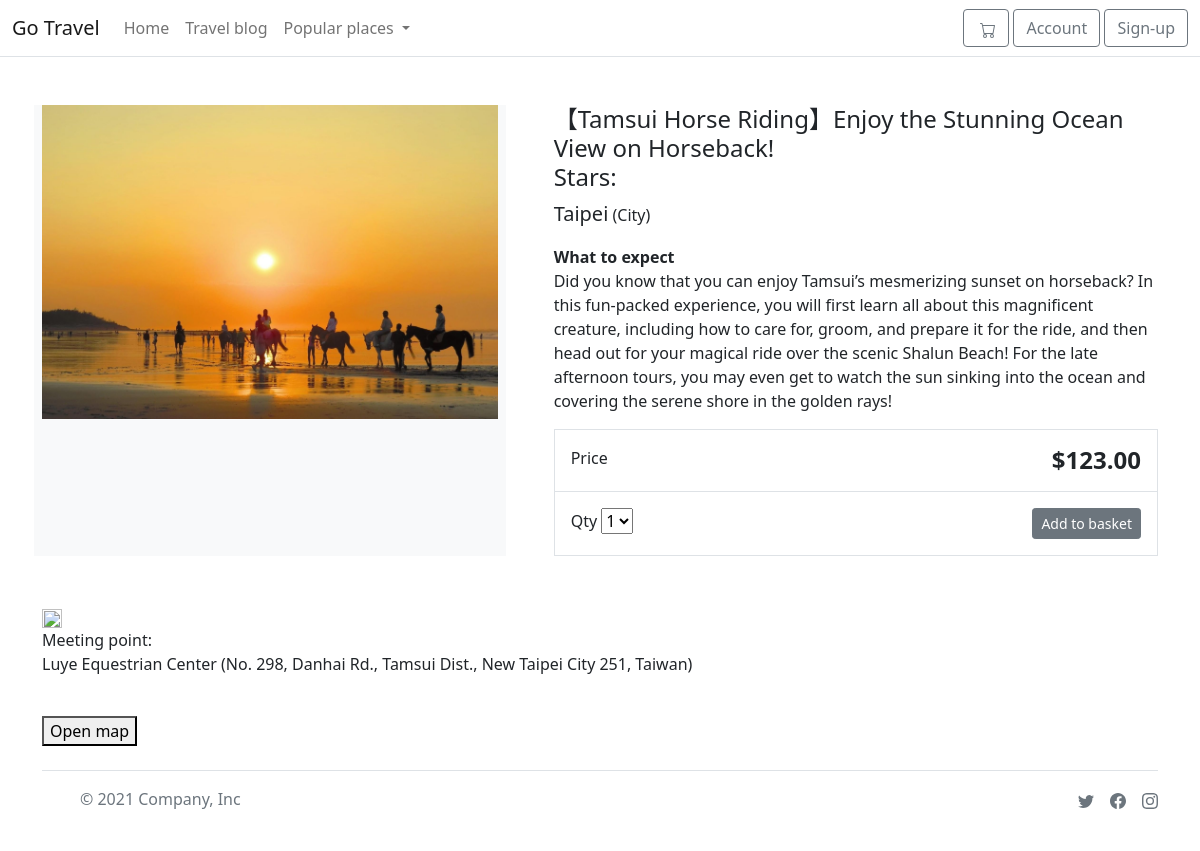
Page /item/tamsui-horse-ridingenjoy-the-stunning-ocean-view-on-horseback/ on the committed database.
### store/models.py (models this page shows, shortened)
class Product(models.Model):
    category = models.ForeignKey(Category, related_name='product', on_delete=models.CASCADE)
    created_by = models.ForeignKey(settings.AUTH_USER_MODEL, on_delete=models.CASCADE,related_name='product_creator')
    trip_name = models.CharField(max_length=255)
    trip_city = models.CharField(max_length=255)
    description = models.TextField(blank=True)
    image = models.ImageField(upload_to='images/')
    slug = models.SlugField(max_length=255)
    price = models.DecimalField(max_digits=6, decimal_places=2)
    availability = models.BooleanField(default=True)
    created = models.DateTimeField(auto_now_add=True)
    updated = models.DateTimeField(auto_now=True)
    is_active = models.BooleanField(default=True)
    location = models.CharField(max_length=500)
    objects = models.Manager()
    products = ProductManager()
    class Meta:
        verbose_name_plural='Products'
        ordering = ('-created', )

### store/views.py (the view)
# urls.py: path('item/<slug:slug>/', views.product_detail, name='product_detail'),
def product_detail(request, slug):
    product = get_object_or_404(Product, slug=slug, availability=True)
    return render (request, 'store/products/detail.html',{'product':product})

### basket/basket.py (called while the page is built)
    def __len__(self):
        return sum(item['qty'] for item in self.basket.values())

### basket/context_processor.py (called while the page is built)
def basket(request):
    return {'basket': Basket(request)}

### store/context_processor.py (called while the page is built)
def categories(request):
    return {
        'categories': Category.objects.all()
    }

### store/models.py (called while the page is built)
    def get_absolute_url(self):
        return reverse('store:category_list', args=[self.slug])

### templates/store/products/detail.html (shortened to what this page needs)
{% extends "store/base.html" %}
{% load static %}
{% block content %}
<div class="container">
    <main class="pt-5">
        <div class="row g-3">
            <div class="col-md-5 col-lg-5 order-md-first bg-light">
                <img class="img-fluid mx-auto d-block"  alt="Responsive image" src="{{ product.image.url }}">
            </div>
            <div class="col-md-7 col-lg-7 ps-md-3 ps-lg-5">
                <h1 class="mb-0 h4">{{ product.trip_name }}</h1>
                <h4 class="subtitle"> Stars: {% if product.get_rating == 0 %}No ratings yet{% else %}{{ product.get_rating|floatformat:1 }}{% endif %}</h4>
                <p><span class="lead">{{ product.trip_city }}</span> (City)</p>
                <B> What to expect</B>
                <p>{{ product.description }}</p>
                <div class="border">
                    <div class="col border-bottom">
                        <div class="row p-3">
                            <div class="col-6">Price</div>
                            <div class="col-6 text-end"><span class="h4 fw-bold">${{ product.price }}</span></div>
                        </div>
                    </div>
                    <div class="col">
                        <div class="row p-3">
                            <div class="col-6">
                                <label for="select">Qty</label>
                                <select id="select">
                                    <option value="">1</option>
                                </select>
                            </div>
                            <div class="col-6 text-end">
                                <button type="button" id="add-button" value="{{product.id}}" class="btn btn-secondary btn-sm"> Add to basket</button></div>
                        </div>
                    </li></ul></div></div></div> <div data-test="ActivityComponent__address" class="src-shared_component-components-apiHtmlContent-1KaC src-shared_component-sections-ActivityMap-blockWhereText-1Adp"><p></p></div> <div class="src-shared_component-sections-ActivityMap-blockWhereMeetingPoint-2qwH"><img src="//staticv4.imgix.net/icons/meeting_point.svg" class="src-shared_component-sections-ActivityMap-meetingPointIco-3NUk" style="width:20px;height:19px;"> <div class="src-shared_component-sections-ActivityMap-meetingPointText-36s1"><div class="src-shared_component-sections-ActivityMap-blockTitle-3P1X">
                            Meeting point:
                          </div> <div data-test="ActivityComponent__meeting-point" class="src-shared_component-components-apiHtmlContent-1KaC src-shared_component-sections-ActivityMap-meetingPointTextHtml-1Hgk">{{ product.location}}</div></div></div> <div class="src-shared_component-sections-ActivityMap-eventMapBox-2bWK"><div class="src-shared_component-sections-ActivityMap-eventMapBoxWrapper-19wl"><section class="pointer"><img loading="lazy"></section></div> <button data-test="ActivityComponent__open-map" class="src-shared_component-atoms-msm_button-3mM6 src-shared_component-atoms-theme_white-2lsA src-shared_component-atoms-extendedMobile-3Rr2 src-shared_component-sections-ActivityMap-eventMapBtn-3pNO">Open map
                        </button> </div></div>
            </div>
        </div>
{% endblock %}

### rows in the picture
Product: image (picture), trip_name "【Tamsui Horse Riding】Enjoy the Stunning Ocean View on Horseback!", trip_city "Taipei", description "Did you know that you can enjoy Tamsui’s mesmerizing sunset on horseback? In this fun-packed experience, you will first learn all about this magnificent creature, including how to care for, groom, and prepare it for the ride, and then head out for your magical ride over the scenic Shalun Beach! For the late afternoon tours, you may even get to watch the sun sinking into the ocean and covering the serene shore in the golden rays!", price "123.00", location "Luye Equestrian Center (No. 298, Danhai Rd., Tamsui Dist., New Taipei City 251, Taiwan)"
